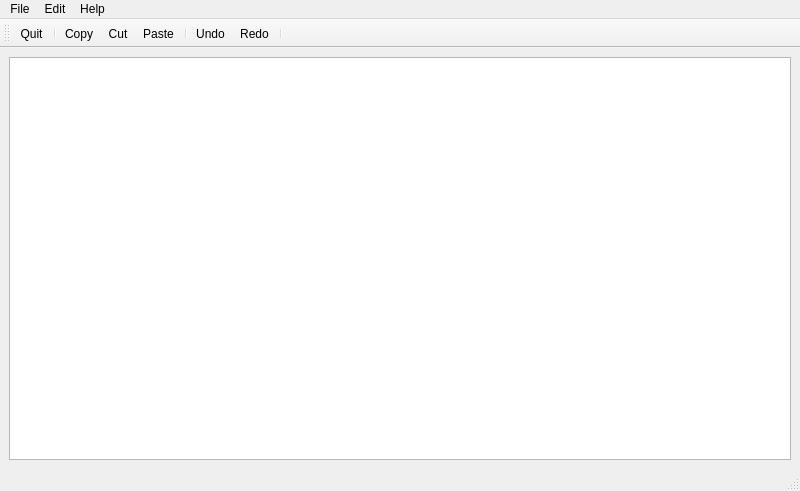
<?xml version="1.0" encoding="UTF-8"?>
<ui version="4.0">
 <class>MainWindow</class>
 <widget class="QMainWindow" name="MainWindow">
  <property name="geometry">
   <rect>
    <x>0</x>
    <y>0</y>
    <width>800</width>
    <height>491</height>
   </rect>
  </property>
  <property name="windowTitle">
   <string>MainWindow</string>
  </property>
  <widget class="QWidget" name="centralwidget">
   <layout class="QVBoxLayout" name="verticalLayout">
    <item>
     <widget class="QTextEdit" name="textEdit"/>
    </item>
   </layout>
  </widget>
  <widget class="QMenuBar" name="menubar">
   <property name="geometry">
    <rect>
     <x>0</x>
     <y>0</y>
     <width>800</width>
     <height>33</height>
    </rect>
   </property>
   <widget class="QMenu" name="menuFile">
    <property name="title">
     <string>File</string>
    </property>
    <addaction name="actionQuit"/>
   </widget>
   <widget class="QMenu" name="menuEdit">
    <property name="title">
     <string>Edit</string>
    </property>
    <addaction name="actionCopy"/>
    <addaction name="actionCut"/>
    <addaction name="actionPaste"/>
    <addaction name="separator"/>
    <addaction name="actionUndo"/>
    <addaction name="actionRedo"/>
   </widget>
   <widget class="QMenu" name="menuHelp">
    <property name="title">
     <string>Help</string>
    </property>
    <addaction name="actionAbout"/>
    <addaction name="actionAboutQt"/>
   </widget>
   <addaction name="menuFile"/>
   <addaction name="menuEdit"/>
   <addaction name="menuHelp"/>
  </widget>
  <widget class="QStatusBar" name="statusbar"/>
  <widget class="QToolBar" name="toolBar">
   <property name="windowTitle">
    <string>toolBar</string>
   </property>
   <attribute name="toolBarArea">
    <enum>TopToolBarArea</enum>
   </attribute>
   <attribute name="toolBarBreak">
    <bool>false</bool>
   </attribute>
   <addaction name="actionQuit"/>
   <addaction name="separator"/>
   <addaction name="actionCopy"/>
   <addaction name="actionCut"/>
   <addaction name="actionPaste"/>
   <addaction name="separator"/>
   <addaction name="actionUndo"/>
   <addaction name="actionRedo"/>
   <addaction name="separator"/>
  </widget>
  <action name="actionCopy">
   <property name="icon">
    <iconset resource="resource_window.qrc">
     <normaloff>:/images/copyIcon.png</normaloff>:/images/copyIcon.png</iconset>
   </property>
   <property name="text">
    <string>Copy</string>
   </property>
  </action>
  <action name="actionCut">
   <property name="icon">
    <iconset resource="resource_window.qrc">
     <normaloff>:/images/cutIcon.png</normaloff>:/images/cutIcon.png</iconset>
   </property>
   <property name="text">
    <string>Cut</string>
   </property>
  </action>
  <action name="actionPaste">
   <property name="icon">
    <iconset resource="resource_window.qrc">
     <normaloff>:/images/pasteIcon.png</normaloff>:/images/pasteIcon.png</iconset>
   </property>
   <property name="text">
    <string>Paste</string>
   </property>
  </action>
  <action name="actionUndo">
   <property name="icon">
    <iconset resource="resource_window.qrc">
     <normaloff>:/images/undoIcon.png</normaloff>:/images/undoIcon.png</iconset>
   </property>
   <property name="text">
    <string>Undo</string>
   </property>
  </action>
  <action name="actionRedo">
   <property name="icon">
    <iconset resource="resource_window.qrc">
     <normaloff>:/images/redoIcon.png</normaloff>:/images/redoIcon.png</iconset>
   </property>
   <property name="text">
    <string>Redo</string>
   </property>
  </action>
  <action name="actionAbout">
   <property name="icon">
    <iconset resource="resource_window.qrc">
     <normaloff>:/images/aboutIcon.png</normaloff>:/images/aboutIcon.png</iconset>
   </property>
   <property name="text">
    <string>About</string>
   </property>
  </action>
  <action name="actionAboutQt">
   <property name="icon">
    <iconset resource="resource_window.qrc">
     <normaloff>:/images/aboutQtIcon.png</normaloff>:/images/aboutQtIcon.png</iconset>
   </property>
   <property name="text">
    <string>AboutQt</string>
   </property>
  </action>
  <action name="actionQuit">
   <property name="icon">
    <iconset resource="resource_window.qrc">
     <normaloff>:/images/quitIcon.png</normaloff>:/images/quitIcon.png</iconset>
   </property>
   <property name="text">
    <string>Quit</string>
   </property>
  </action>
 </widget>
 <resources>
  <include location="resource_window.qrc"/>
 </resources>
 <connections/>
</ui>
